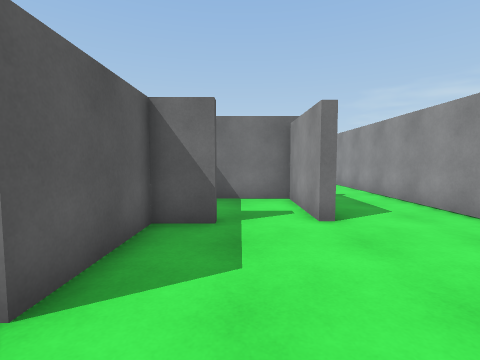
[1] (above)

23 first-person views from a walk through a scene from a Unity 3-D project. The camera is 1.3 m above the floor, tilts 4° down and sees 85° across. The floor is counted in squares, 1 m on a side. Each view is taken from the middle of a square. On the plan, view 1 faces up. The plan holds only what a view shows up to about 13 squares ahead; the rest is blank. The place goes on beyond the plan. The player character is not drawn. Door leaves are left out, so doorways stand open.

[2]
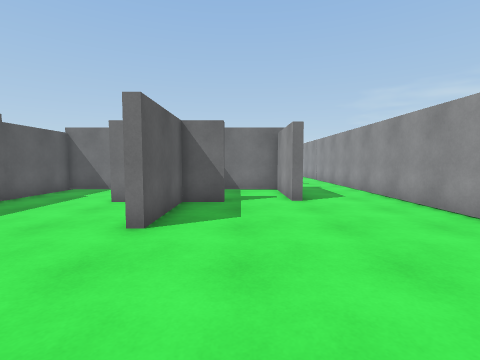

[3]
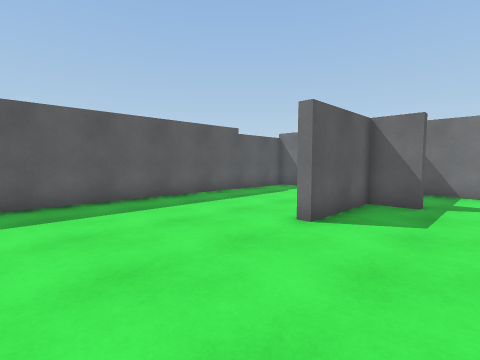

[4]
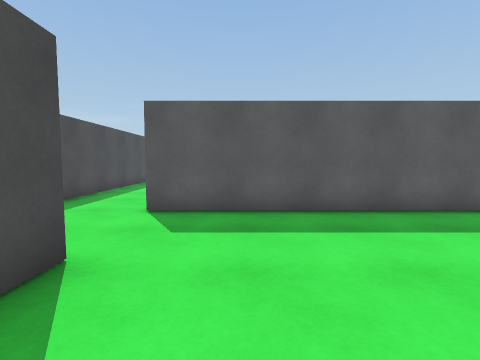

[5]
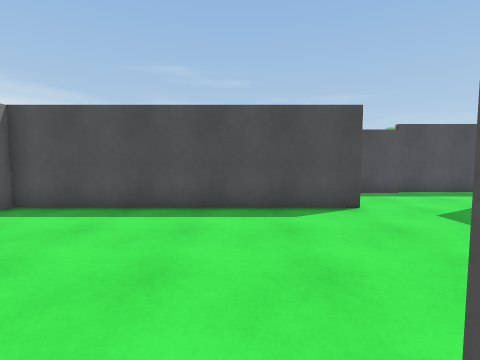

[6]
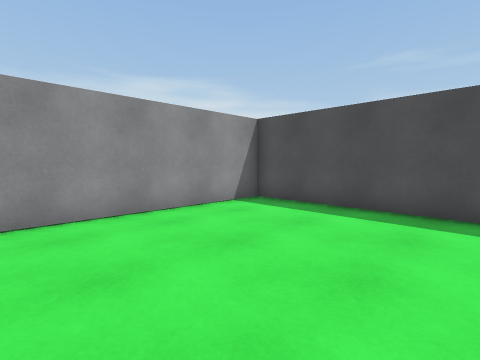

[7]
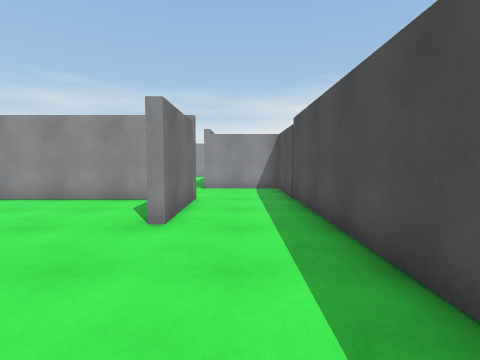

[8]
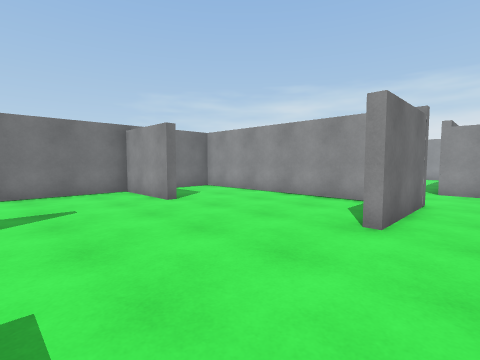

[9]
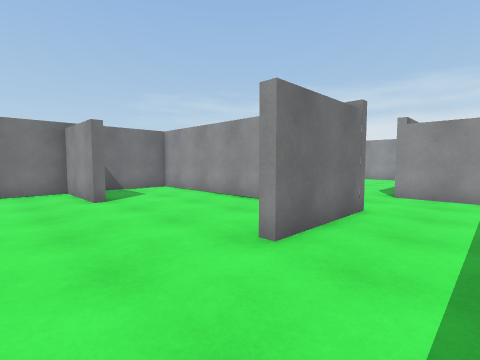

[10]
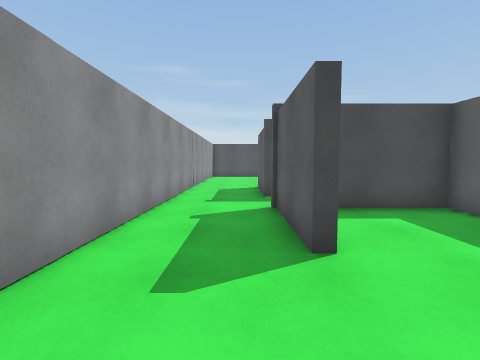

[11]
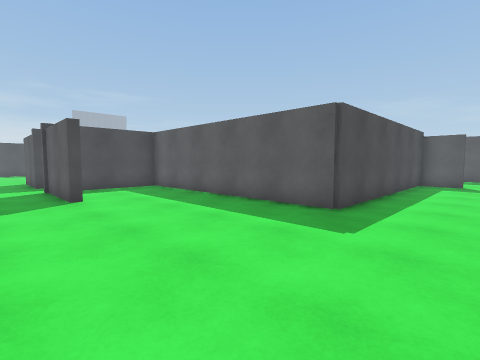

[12]
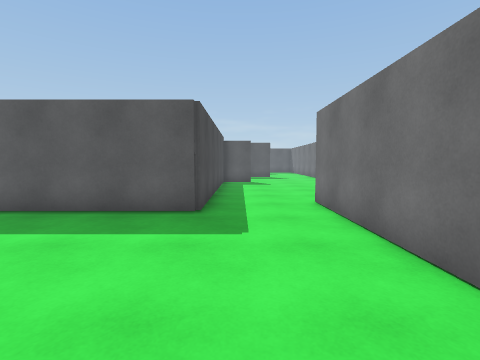

[13]
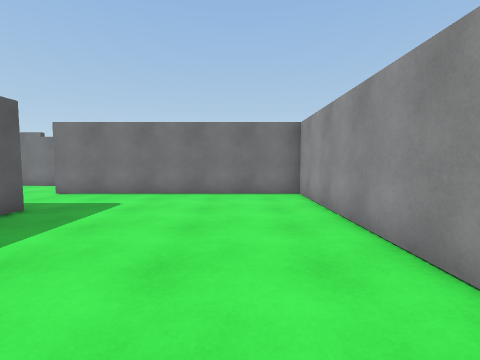

[14]
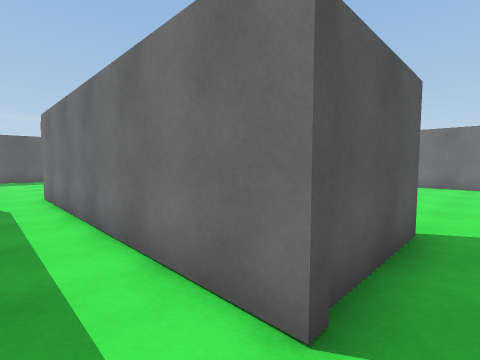

[15]
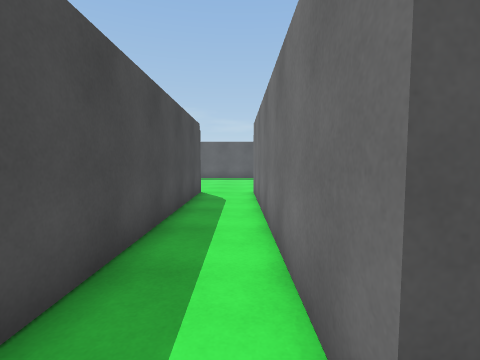

[16]
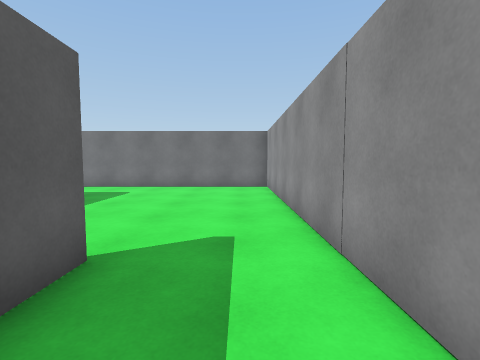

[17]
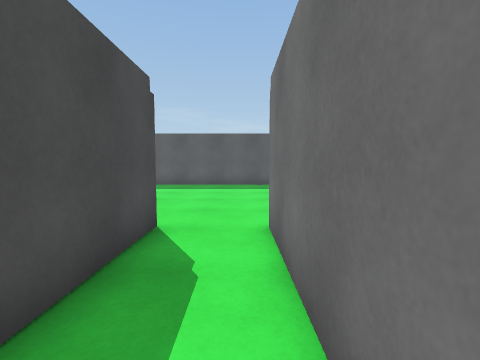

[18]
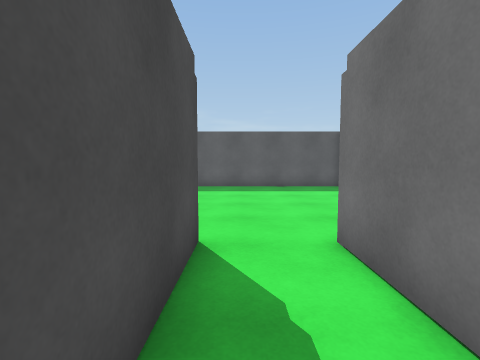

[19]
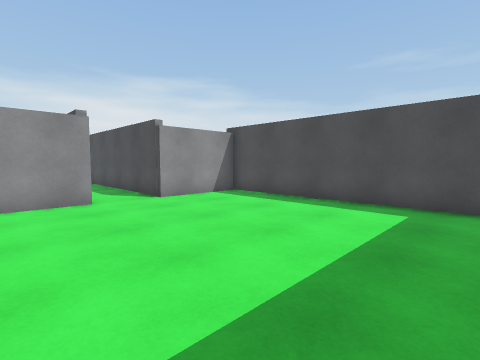

[20]
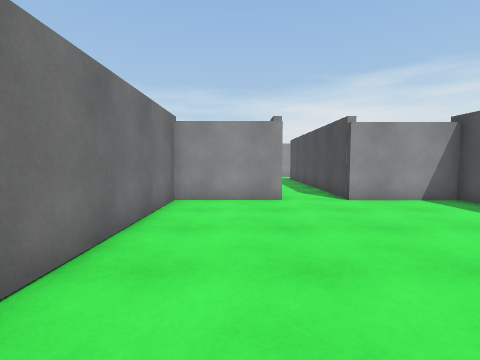

[21]
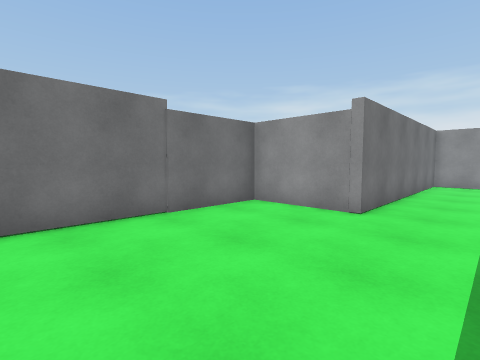

[22]
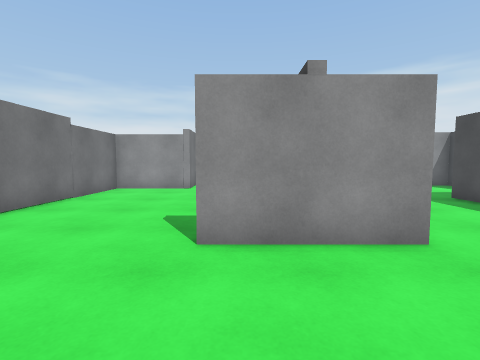

[23]
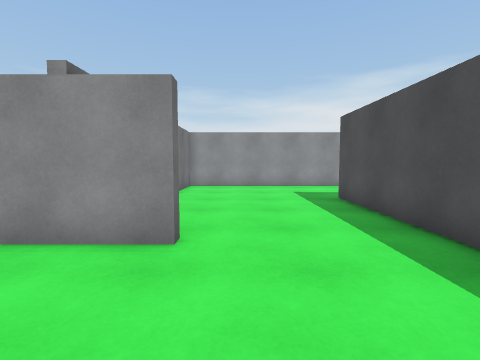

### Floor plan
Points are (right, up) in squares from view 1. A wall is a line through its corners. A room is listed if a view was taken in it or the views show most of it. See-through windows are left out.
Room 1 (views 1, 2, 3, 4, 5, 6, 7, 8, 9)
walls: (-8.1, -2.9) (-8.1, 4.5); (-12, 2) (-12.5, 2) (-12.5, 5.4) (-16.6, 5.4); (-8.9, 5.4) (-11.1, 5.4); (-3.6, 5.4) (-4.2, 5.4); (-0.5, 5.9) (-0.5, 5.4) (-1.9, 5.4) (-1.9, 2) (-2.2, 2); (-5.9, 9) (-7.8, 9) (-7.8, -4.4) (-11.6, -4.4) (-11.6, -4); (2.1, 5.7) (1.7, 5.7) (1.7, 9) (-1.1, 9); (-15, -7.9) (-4.3, -7.9) (-4.3, -4.3) (5.4, -4.3) (5.4, 4.4)
ways out: opening at (4, 5.3) to room 2
Room 2 (views 10, 11, 12, 13, 14, 15, 16, 17, 18, 21, 22, 23)
walls: (-3.9, 21.7) (-5.6, 21.7); (-11.5, 22) (-2.7, 22) (-2.7, 11.9) (0.9, 11.9); (1.5, 15.5) (2.1, 15.5) (2.1, 11.6) (-8.1, 11.6); (-12.5, 20) (-13, 20) (-13, 23.7); (-13.2, 15.5) (-7.8, 15.5); (-12.6, 23.8) (-12.6, 23.1); (-8.1, 9.3) (2.1, 9.3) (2.1, 6.4); (5.4, 4.4) (5.4, 25.4) (-4.3, 25.4) (-4.3, 29) (-10.9, 29)
ways out: opening at (4, 5.3) to room 1; opening at (-8.5, 10.5) to room 3
Room 3 (views 19, 20)
walls: (-8.1, 11.6) (-8.1, 15.2) (-14.8, 15.2); (-16.8, 5.7) (-8.1, 5.7) (-8.1, 9.3)
ways out: opening at (-8.5, 10.5) to room 2

Where each view was taken, in squares from view 1:
view 1: 0 up, 0 right, facing up
view 2: 3 down, 0 right, facing up
view 3: 3 down, 1 right, facing up-left
view 4: 2 down, 1 left, facing left
view 5: 3 up, 1 left, facing down
view 6: 3 up, 1 left, facing down-right
view 7: 6 down, 17 left, facing right
view 8: 6 down, 17 left, facing up-right
view 9: 7 down, 15 left, facing up-right
view 10: 19 up, 3 right, facing down
view 11: 25 up, 4 right, facing down-left
view 12: 23 up, 4 right, facing left
view 13: 15 up, 3 right, facing up
view 14: 10 up, 3 right, facing up-left
view 15: 11 up, 3 right, facing left
view 16: 12 up, 4 right, facing up
view 17: 11 up, 3 left, facing left
view 18: 10 up, 4 left, facing left
view 19: 14 up, 17 left, facing down-right
view 20: 13 up, 17 left, facing right
view 21: 23 up, 11 left, facing up-right
view 22: 23 up, 17 left, facing right
view 23: 19 up, 17 left, facing right
